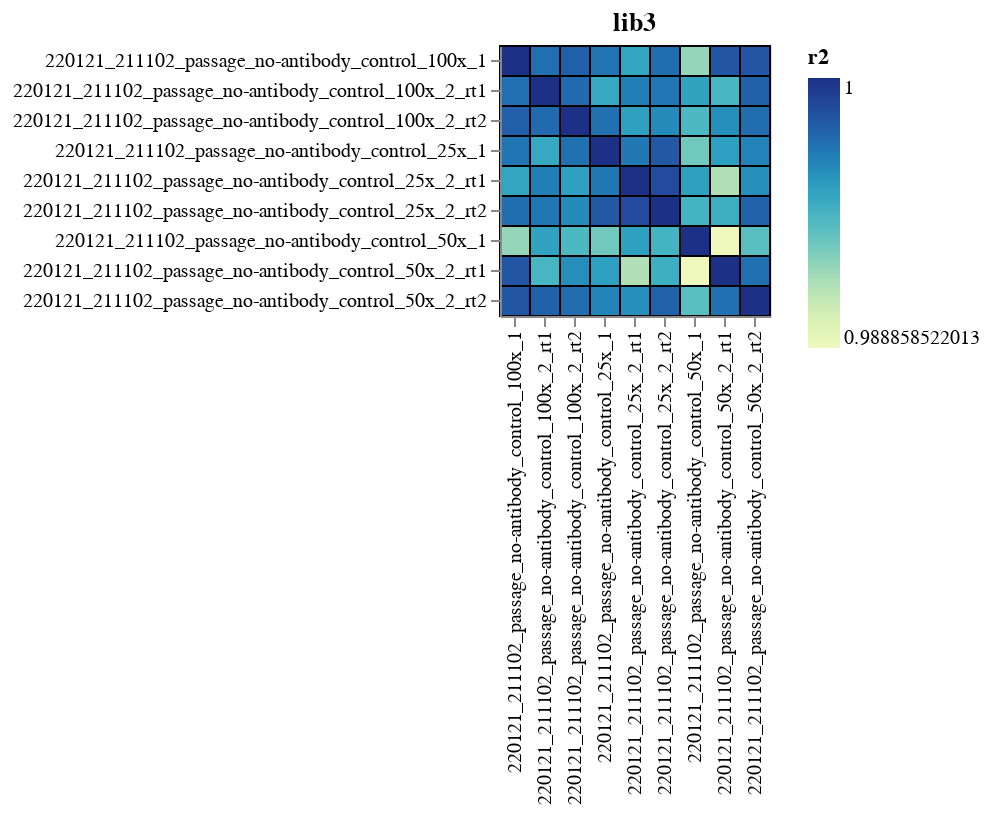

Write notebook code for a chart like this one.
### Markdown cell above
Plot on a log scale, to better resolve differences in pairwise correlations

### Code cell
corr_charts = []
for library, library_corr in corrs.groupby("library"):
    corr_chart = (
        alt.Chart(library_corr)
        .encode(
            alt.X("sample_1", title=None),
            alt.Y("sample_2", title=None),
            color=alt.Color("r2", scale=alt.Scale(type='log')),
            tooltip=[
                "library",
                "sample_1",
                "sample_2",
                alt.Tooltip("r2", format=".3f")
            ],
        )
        .mark_rect(stroke="black")
        .properties(width=alt.Step(15), height=alt.Step(15), title=library)
#         .add_selection(*selections)
    )
#     for selection in selections:
#         corr_chart = corr_chart.transform_filter(selection)
    corr_charts.append(corr_chart)

corr_chart = (
    alt.vconcat(*corr_charts)
    .configure_axis(labelLimit=500)

)

corr_chart

### Figure 1 — Vega-Lite specification as saved in the notebook (floating-point values rounded to 4 significant figures)
{"config": {"view": {"continuousWidth": 400, "continuousHeight": 300}, "axis": {"labelLimit": 500}}, "vconcat": [{"mark": {"type": "rect", "stroke": "black"}, "encoding": {"color": {"field": "r2", "scale": {"type": "log"}, "type": "quantitative"}, "tooltip": [{"field": "library", "type": "nominal"}, {"field": "sample_1", "type": "nominal"}, {"field": "sample_2", "type": "nominal"}, {"field": "r2", "format": ".3f", "type": "quantitative"}], "x": {"field": "sample_1", "title": null, "type": "nominal"}, "y": {"field": "sample_2", "title": null, "type": "nominal"}}, "height": {"step": 15}, "title": "lib3", "width": {"step": 15}}], "data": {"name": "data-7d004623b3990e3519ac4367f530f210"}, "$schema": "https://vega.github.io/schema/vega-lite/v4.17.0.json", "datasets": {"data-7d004623b3990e3519ac4367f530f210": [{"library": "lib3", "sample_1": "220121_211102_passage_no-antibody_control_100x_1", "sample_2": "220121_211102_passage_no-antibody_control_100x_1", "r2": 1.0, "equal": true, "antibody": "no antibody", "virus_batch": "211102_passage", "sample_type": "no-antibody_control", "date": 220121}, {"library": "lib3", "sample_1": "220121_211102_passage_no-antibody_control_100x_2_rt1", "sample_2": "220121_211102_passage_no-antibody_control_100x_1", "r2": 0.9973, "equal": true, "antibody": "no antibody", "virus_batch": "211102_passage", "sample_type": "no-antibody_control", "date": 220121}, {"library": "lib3", "sample_1": "220121_211102_passage_no-antibody_control_100x_2_rt2", "sample_2": "220121_211102_passage_no-antibody_control_100x_1", "r2": 0.9979, "equal": true, "antibody": "no antibody", "virus_batch": "211102_passage", "sample_type": "no-antibody_control", "date": 220121}, {"library": "lib3", "sample_1": "220121_211102_passage_no-antibody_control_25x_1", "sample_2": "220121_211102_passage_no-antibody_control_100x_1", "r2": 0.9971, "equal": true, "antibody": "no antibody", "virus_batch": "211102_passage", "sample_type": "no-antibody_control", "date": 220121}, {"library": "lib3", "sample_1": "220121_211102_passage_no-antibody_control_25x_2_rt1", "sample_2": "220121_211102_passage_no-antibody_control_100x_1", "r2": 0.9952, "equal": true, "antibody": "no antibody", "virus_batch": "211102_passage", "sample_type": "no-antibody_control", "date": 220121}, {"library": "lib3", "sample_1": "220121_211102_passage_no-antibody_control_25x_2_rt2", "sample_2": "220121_211102_passage_no-antibody_control_100x_1", "r2": 0.9974, "equal": true, "antibody": "no antibody", "virus_batch": "211102_passage", "sample_type": "no-antibody_control", "date": 220121}, {"library": "lib3", "sample_1": "220121_211102_passage_no-antibody_control_50x_1", "sample_2": "220121_211102_passage_no-antibody_control_100x_1", "r2": 0.9922, "equal": true, "antibody": "no antibody", "virus_batch": "211102_passage", "sample_type": "no-antibody_control", "date": 220121}, {"library": "lib3", "sample_1": "220121_211102_passage_no-antibody_control_50x_2_rt1", "sample_2": "220121_211102_passage_no-antibody_control_100x_1", "r2": 0.9983, "equal": true, "antibody": "no antibody", "virus_batch": "211102_passage", "sample_type": "no-antibody_control", "date": 220121}, {"library": "lib3", "sample_1": "220121_211102_passage_no-antibody_control_50x_2_rt2", "sample_2": "220121_211102_passage_no-antibody_control_100x_1", "r2": 0.9983, "equal": true, "antibody": "no antibody", "virus_batch": "211102_passage", "sample_type": "no-antibody_control", "date": 220121}, {"library": "lib3", "sample_1": "220121_211102_passage_no-antibody_control_100x_1", "sample_2": "220121_211102_passage_no-antibody_control_100x_2_rt1", "r2": 0.9973, "equal": true, "antibody": "no antibody", "virus_batch": "211102_passage", "sample_type": "no-antibody_control", "date": 220121}, {"library": "lib3", "sample_1": "220121_211102_passage_no-antibody_control_100x_2_rt1", "sample_2": "220121_211102_passage_no-antibody_control_100x_2_rt1", "r2": 1.0, "equal": true, "antibody": "no antibody", "virus_batch": "211102_passage", "sample_type": "no-antibody_control", "date": 220121}, {"library": "lib3", "sample_1": "220121_211102_passage_no-antibody_control_100x_2_rt2", "sample_2": "220121_211102_passage_no-antibody_control_100x_2_rt1", "r2": 0.9975, "equal": true, "antibody": "no antibody", "virus_batch": "211102_passage", "sample_type": "no-antibody_control", "date": 220121}, {"library": "lib3", "sample_1": "220121_211102_passage_no-antibody_control_25x_1", "sample_2": "220121_211102_passage_no-antibody_control_100x_2_rt1", "r2": 0.995, "equal": true, "antibody": "no antibody", "virus_batch": "211102_passage", "sample_type": "no-antibody_control", "date": 220121}, {"library": "lib3", "sample_1": "220121_211102_passage_no-antibody_control_25x_2_rt1", "sample_2": "220121_211102_passage_no-antibody_control_100x_2_rt1", "r2": 0.9968, "equal": true, "antibody": "no antibody", "virus_batch": "211102_passage", "sample_type": "no-antibody_control", "date": 220121}, {"library": "lib3", "sample_1": "220121_211102_passage_no-antibody_control_25x_2_rt2", "sample_2": "220121_211102_passage_no-antibody_control_100x_2_rt1", "r2": 0.997, "equal": true, "antibody": "no antibody", "virus_batch": "211102_passage", "sample_type": "no-antibody_control", "date": 220121}, {"library": "lib3", "sample_1": "220121_211102_passage_no-antibody_control_50x_1", "sample_2": "220121_211102_passage_no-antibody_control_100x_2_rt1", "r2": 0.9953, "equal": true, "antibody": "no antibody", "virus_batch": "211102_passage", "sample_type": "no-antibody_control", "date": 220121}, {"library": "lib3", "sample_1": "220121_211102_passage_no-antibody_control_50x_2_rt1", "sample_2": "220121_211102_passage_no-antibody_control_100x_2_rt1", "r2": 0.9943, "equal": true, "antibody": "no antibody", "virus_batch": "211102_passage", "sample_type": "no-antibody_control", "date": 220121}, {"library": "lib3", "sample_1": "220121_211102_passage_no-antibody_control_50x_2_rt2", "sample_2": "220121_211102_passage_no-antibody_control_100x_2_rt1", "r2": 0.9978, "equal": true, "antibody": "no antibody", "virus_batch": "211102_passage", "sample_type": "no-antibody_control", "date": 220121}, {"library": "lib3", "sample_1": "220121_211102_passage_no-antibody_control_100x_1", "sample_2": "220121_211102_passage_no-antibody_control_100x_2_rt2", "r2": 0.9979, "equal": true, "antibody": "no antibody", "virus_batch": "211102_passage", "sample_type": "no-antibody_control", "date": 220121}, {"library": "lib3", "sample_1": "220121_211102_passage_no-antibody_control_100x_2_rt1", "sample_2": "220121_211102_passage_no-antibody_control_100x_2_rt2", "r2": 0.9975, "equal": true, "antibody": "no antibody", "virus_batch": "211102_passage", "sample_type": "no-antibody_control", "date": 220121}, {"library": "lib3", "sample_1": "220121_211102_passage_no-antibody_control_100x_2_rt2", "sample_2": "220121_211102_passage_no-antibody_control_100x_2_rt2", "r2": 1.0, "equal": true, "antibody": "no antibody", "virus_batch": "211102_passage", "sample_type": "no-antibody_control", "date": 220121}, {"library": "lib3", "sample_1": "220121_211102_passage_no-antibody_control_25x_1", "sample_2": "220121_211102_passage_no-antibody_control_100x_2_rt2", "r2": 0.9973, "equal": true, "antibody": "no antibody", "virus_batch": "211102_passage", "sample_type": "no-antibody_control", "date": 220121}, {"library": "lib3", "sample_1": "220121_211102_passage_no-antibody_control_25x_2_rt1", "sample_2": "220121_211102_passage_no-antibody_control_100x_2_rt2", "r2": 0.9954, "equal": true, "antibody": "no antibody", "virus_batch": "211102_passage", "sample_type": "no-antibody_control", "date": 220121}, {"library": "lib3", "sample_1": "220121_211102_passage_no-antibody_control_25x_2_rt2", "sample_2": "220121_211102_passage_no-antibody_control_100x_2_rt2", "r2": 0.9963, "equal": true, "antibody": "no antibody", "virus_batch": "211102_passage", "sample_type": "no-antibody_control", "date": 220121}, {"library": "lib3", "sample_1": "220121_211102_passage_no-antibody_control_50x_1", "sample_2": "220121_211102_passage_no-antibody_control_100x_2_rt2", "r2": 0.9942, "equal": true, "antibody": "no antibody", "virus_batch": "211102_passage", "sample_type": "no-antibody_control", "date": 220121}, {"library": "lib3", "sample_1": "220121_211102_passage_no-antibody_control_50x_2_rt1", "sample_2": "220121_211102_passage_no-antibody_control_100x_2_rt2", "r2": 0.9962, "equal": true, "antibody": "no antibody", "virus_batch": "211102_passage", "sample_type": "no-antibody_control", "date": 220121}, {"library": "lib3", "sample_1": "220121_211102_passage_no-antibody_control_50x_2_rt2", "sample_2": "220121_211102_passage_no-antibody_control_100x_2_rt2", "r2": 0.9974, "equal": true, "antibody": "no antibody", "virus_batch": "211102_passage", "sample_type": "no-antibody_control", "date": 220121}, {"library": "lib3", "sample_1": "220121_211102_passage_no-antibody_control_100x_1", "sample_2": "220121_211102_passage_no-antibody_control_25x_1", "r2": 0.9971, "equal": true, "antibody": "no antibody", "virus_batch": "211102_passage", "sample_type": "no-antibody_control", "date": 220121}, {"library": "lib3", "sample_1": "220121_211102_passage_no-antibody_control_100x_2_rt1", "sample_2": "220121_211102_passage_no-antibody_control_25x_1", "r2": 0.995, "equal": true, "antibody": "no antibody", "virus_batch": "211102_passage", "sample_type": "no-antibody_control", "date": 220121}, {"library": "lib3", "sample_1": "220121_211102_passage_no-antibody_control_100x_2_rt2", "sample_2": "220121_211102_passage_no-antibody_control_25x_1", "r2": 0.9973, "equal": true, "antibody": "no antibody", "virus_batch": "211102_passage", "sample_type": "no-antibody_control", "date": 220121}, {"library": "lib3", "sample_1": "220121_211102_passage_no-antibody_control_25x_1", "sample_2": "220121_211102_passage_no-antibody_control_25x_1", "r2": 1.0, "equal": true, "antibody": "no antibody", "virus_batch": "211102_passage", "sample_type": "no-antibody_control", "date": 220121}, {"library": "lib3", "sample_1": "220121_211102_passage_no-antibody_control_25x_2_rt1", "sample_2": "220121_211102_passage_no-antibody_control_25x_1", "r2": 0.997, "equal": true, "antibody": "no antibody", "virus_batch": "211102_passage", "sample_type": "no-antibody_control", "date": 220121}, {"library": "lib3", "sample_1": "220121_211102_passage_no-antibody_control_25x_2_rt2", "sample_2": "220121_211102_passage_no-antibody_control_25x_1", "r2": 0.9982, "equal": true, "antibody": "no antibody", "virus_batch": "211102_passage", "sample_type": "no-antibody_control", "date": 220121}, {"library": "lib3", "sample_1": "220121_211102_passage_no-antibody_control_50x_1", "sample_2": "220121_211102_passage_no-antibody_control_25x_1", "r2": 0.9931, "equal": true, "antibody": "no antibody", "virus_batch": "211102_passage", "sample_type": "no-antibody_control", "date": 220121}, {"library": "lib3", "sample_1": "220121_211102_passage_no-antibody_control_50x_2_rt1", "sample_2": "220121_211102_passage_no-antibody_control_25x_1", "r2": 0.9955, "equal": true, "antibody": "no antibody", "virus_batch": "211102_passage", "sample_type": "no-antibody_control", "date": 220121}, {"library": "lib3", "sample_1": "220121_211102_passage_no-antibody_control_50x_2_rt2", "sample_2": "220121_211102_passage_no-antibody_control_25x_1", "r2": 0.9966, "equal": true, "antibody": "no antibody", "virus_batch": "211102_passage", "sample_type": "no-antibody_control", "date": 220121}, {"library": "lib3", "sample_1": "220121_211102_passage_no-antibody_control_100x_1", "sample_2": "220121_211102_passage_no-antibody_control_25x_2_rt1", "r2": 0.9952, "equal": true, "antibody": "no antibody", "virus_batch": "211102_passage", "sample_type": "no-antibody_control", "date": 220121}, {"library": "lib3", "sample_1": "220121_211102_passage_no-antibody_control_100x_2_rt1", "sample_2": "220121_211102_passage_no-antibody_control_25x_2_rt1", "r2": 0.9968, "equal": true, "antibody": "no antibody", "virus_batch": "211102_passage", "sample_type": "no-antibody_control", "date": 220121}, {"library": "lib3", "sample_1": "220121_211102_passage_no-antibody_control_100x_2_rt2", "sample_2": "220121_211102_passage_no-antibody_control_25x_2_rt1", "r2": 0.9954, "equal": true, "antibody": "no antibody", "virus_batch": "211102_passage", "sample_type": "no-antibody_control", "date": 220121}, {"library": "lib3", "sample_1": "220121_211102_passage_no-antibody_control_25x_1", "sample_2": "220121_211102_passage_no-antibody_control_25x_2_rt1", "r2": 0.997, "equal": true, "antibody": "no antibody", "virus_batch": "211102_passage", "sample_type": "no-antibody_control", "date": 220121}, {"library": "lib3", "sample_1": "220121_211102_passage_no-antibody_control_25x_2_rt1", "sample_2": "220121_211102_passage_no-antibody_control_25x_2_rt1", "r2": 1.0, "equal": true, "antibody": "no antibody", "virus_batch": "211102_passage", "sample_type": "no-antibody_control", "date": 220121}, {"library": "lib3", "sample_1": "220121_211102_passage_no-antibody_control_25x_2_rt2", "sample_2": "220121_211102_passage_no-antibody_control_25x_2_rt1", "r2": 0.9988, "equal": true, "antibody": "no antibody", "virus_batch": "211102_passage", "sample_type": "no-antibody_control", "date": 220121}, {"library": "lib3", "sample_1": "220121_211102_passage_no-antibody_control_50x_1", "sample_2": "220121_211102_passage_no-antibody_control_25x_2_rt1", "r2": 0.9954, "equal": true, "antibody": "no antibody", "virus_batch": "211102_passage", "sample_type": "no-antibody_control", "date": 220121}, {"library": "lib3", "sample_1": "220121_211102_passage_no-antibody_control_50x_2_rt1", "sample_2": "220121_211102_passage_no-antibody_control_25x_2_rt1", "r2": 0.9914, "equal": true, "antibody": "no antibody", "virus_batch": "211102_passage", "sample_type": "no-antibody_control", "date": 220121}, {"library": "lib3", "sample_1": "220121_211102_passage_no-antibody_control_50x_2_rt2", "sample_2": "220121_211102_passage_no-antibody_control_25x_2_rt1", "r2": 0.9961, "equal": true, "antibody": "no antibody", "virus_batch": "211102_passage", "sample_type": "no-antibody_control", "date": 220121}, {"library": "lib3", "sample_1": "220121_211102_passage_no-antibody_control_100x_1", "sample_2": "220121_211102_passage_no-antibody_control_25x_2_rt2", "r2": 0.9974, "equal": true, "antibody": "no antibody", "virus_batch": "211102_passage", "sample_type": "no-antibody_control", "date": 220121}, {"library": "lib3", "sample_1": "220121_211102_passage_no-antibody_control_100x_2_rt1", "sample_2": "220121_211102_passage_no-antibody_control_25x_2_rt2", "r2": 0.997, "equal": true, "antibody": "no antibody", "virus_batch": "211102_passage", "sample_type": "no-antibody_control", "date": 220121}, {"library": "lib3", "sample_1": "220121_211102_passage_no-antibody_control_100x_2_rt2", "sample_2": "220121_211102_passage_no-antibody_control_25x_2_rt2", "r2": 0.9963, "equal": true, "antibody": "no antibody", "virus_batch": "211102_passage", "sample_type": "no-antibody_control", "date": 220121}, {"library": "lib3", "sample_1": "220121_211102_passage_no-antibody_control_25x_1", "sample_2": "220121_211102_passage_no-antibody_control_25x_2_rt2", "r2": 0.9982, "equal": true, "antibody": "no antibody", "virus_batch": "211102_passage", "sample_type": "no-antibody_control", "date": 220121}, {"library": "lib3", "sample_1": "220121_211102_passage_no-antibody_control_25x_2_rt1", "sample_2": "220121_211102_passage_no-antibody_control_25x_2_rt2", "r2": 0.9988, "equal": true, "antibody": "no antibody", "virus_batch": "211102_passage", "sample_type": "no-antibody_control", "date": 220121}, {"library": "lib3", "sample_1": "220121_211102_passage_no-antibody_control_25x_2_rt2", "sample_2": "220121_211102_passage_no-antibody_control_25x_2_rt2", "r2": 1.0, "equal": true, "antibody": "no antibody", "virus_batch": "211102_passage", "sample_type": "no-antibody_control", "date": 220121}, {"library": "lib3", "sample_1": "220121_211102_passage_no-antibody_control_50x_1", "sample_2": "220121_211102_passage_no-antibody_control_25x_2_rt2", "r2": 0.9944, "equal": true, "antibody": "no antibody", "virus_batch": "211102_passage", "sample_type": "no-antibody_control", "date": 220121}, {"library": "lib3", "sample_1": "220121_211102_passage_no-antibody_control_50x_2_rt1", "sample_2": "220121_211102_passage_no-antibody_control_25x_2_rt2", "r2": 0.9947, "equal": true, "antibody": "no antibody", "virus_batch": "211102_passage", "sample_type": "no-antibody_control", "date": 220121}, {"library": "lib3", "sample_1": "220121_211102_passage_no-antibody_control_50x_2_rt2", "sample_2": "220121_211102_passage_no-antibody_control_25x_2_rt2", "r2": 0.9978, "equal": true, "antibody": "no antibody", "virus_batch": "211102_passage", "sample_type": "no-antibody_control", "date": 220121}, {"library": "lib3", "sample_1": "220121_211102_passage_no-antibody_control_100x_1", "sample_2": "220121_211102_passage_no-antibody_control_50x_1", "r2": 0.9922, "equal": true, "antibody": "no antibody", "virus_batch": "211102_passage", "sample_type": "no-antibody_control", "date": 220121}, {"library": "lib3", "sample_1": "220121_211102_passage_no-antibody_control_100x_2_rt1", "sample_2": "220121_211102_passage_no-antibody_control_50x_1", "r2": 0.9953, "equal": true, "antibody": "no antibody", "virus_batch": "211102_passage", "sample_type": "no-antibody_control", "date": 220121}, {"library": "lib3", "sample_1": "220121_211102_passage_no-antibody_control_100x_2_rt2", "sample_2": "220121_211102_passage_no-antibody_control_50x_1", "r2": 0.9942, "equal": true, "antibody": "no antibody", "virus_batch": "211102_passage", "sample_type": "no-antibody_control", "date": 220121}, {"library": "lib3", "sample_1": "220121_211102_passage_no-antibody_control_25x_1", "sample_2": "220121_211102_passage_no-antibody_control_50x_1", "r2": 0.9931, "equal": true, "antibody": "no antibody", "virus_batch": "211102_passage", "sample_type": "no-antibody_control", "date": 220121}, {"library": "lib3", "sample_1": "220121_211102_passage_no-antibody_control_25x_2_rt1", "sample_2": "220121_211102_passage_no-antibody_control_50x_1", "r2": 0.9954, "equal": true, "antibody": "no antibody", "virus_batch": "211102_passage", "sample_type": "no-antibody_control", "date": 220121}, {"library": "lib3", "sample_1": "220121_211102_passage_no-antibody_control_25x_2_rt2", "sample_2": "220121_211102_passage_no-antibody_control_50x_1", "r2": 0.9944, "equal": true, "antibody": "no antibody", "virus_batch": "211102_passage", "sample_type": "no-antibody_control", "date": 220121}, {"library": "lib3", "sample_1": "220121_211102_passage_no-antibody_control_50x_1", "sample_2": "220121_211102_passage_no-antibody_control_50x_1", "r2": 1.0, "equal": true, "antibody": "no antibody", "virus_batch": "211102_passage", "sample_type": "no-antibody_control", "date": 220121}, {"library": "lib3", "sample_1": "220121_211102_passage_no-antibody_control_50x_2_rt1", "sample_2": "220121_211102_passage_no-antibody_control_50x_1", "r2": 0.9889, "equal": true, "antibody": "no antibody", "virus_batch": "211102_passage", "sample_type": "no-antibody_control", "date": 220121}, {"library": "lib3", "sample_1": "220121_211102_passage_no-antibody_control_50x_2_rt2", "sample_2": "220121_211102_passage_no-antibody_control_50x_1", "r2": 0.9938, "equal": true, "antibody": "no antibody", "virus_batch": "211102_passage", "sample_type": "no-antibody_control", "date": 220121}, {"library": "lib3", "sample_1": "220121_211102_passage_no-antibody_control_100x_1", "sample_2": "220121_211102_passage_no-antibody_control_50x_2_rt1", "r2": 0.9983, "equal": true, "antibody": "no antibody", "virus_batch": "211102_passage", "sample_type": "no-antibody_control", "date": 220121}, {"library": "lib3", "sample_1": "220121_211102_passage_no-antibody_control_100x_2_rt1", "sample_2": "220121_211102_passage_no-antibody_control_50x_2_rt1", "r2": 0.9943, "equal": true, "antibody": "no antibody", "virus_batch": "211102_passage", "sample_type": "no-antibody_control", "date": 220121}, {"library": "lib3", "sample_1": "220121_211102_passage_no-antibody_control_100x_2_rt2", "sample_2": "220121_211102_passage_no-antibody_control_50x_2_rt1", "r2": 0.9962, "equal": true, "antibody": "no antibody", "virus_batch": "211102_passage", "sample_type": "no-antibody_control", "date": 220121}, {"library": "lib3", "sample_1": "220121_211102_passage_no-antibody_control_25x_1", "sample_2": "220121_211102_passage_no-antibody_control_50x_2_rt1", "r2": 0.9955, "equal": true, "antibody": "no antibody", "virus_batch": "211102_passage", "sample_type": "no-antibody_control", "date": 220121}, {"library": "lib3", "sample_1": "220121_211102_passage_no-antibody_control_25x_2_rt1", "sample_2": "220121_211102_passage_no-antibody_control_50x_2_rt1", "r2": 0.9914, "equal": true, "antibody": "no antibody", "virus_batch": "211102_passage", "sample_type": "no-antibody_control", "date": 220121}, {"library": "lib3", "sample_1": "220121_211102_passage_no-antibody_control_25x_2_rt2", "sample_2": "220121_211102_passage_no-antibody_control_50x_2_rt1", "r2": 0.9947, "equal": true, "antibody": "no antibody", "virus_batch": "211102_passage", "sample_type": "no-antibody_control", "date": 220121}, {"library": "lib3", "sample_1": "220121_211102_passage_no-antibody_control_50x_1", "sample_2": "220121_211102_passage_no-antibody_control_50x_2_rt1", "r2": 0.9889, "equal": true, "antibody": "no antibody", "virus_batch": "211102_passage", "sample_type": "no-antibody_control", "date": 220121}, {"library": "lib3", "sample_1": "220121_211102_passage_no-antibody_control_50x_2_rt1", "sample_2": "220121_211102_passage_no-antibody_control_50x_2_rt1", "r2": 1.0, "equal": true, "antibody": "no antibody", "virus_batch": "211102_passage", "sample_type": "no-antibody_control", "date": 220121}, {"library": "lib3", "sample_1": "220121_211102_passage_no-antibody_control_50x_2_rt2", "sample_2": "220121_211102_passage_no-antibody_control_50x_2_rt1", "r2": 0.9973, "equal": true, "antibody": "no antibody", "virus_batch": "211102_passage", "sample_type": "no-antibody_control", "date": 220121}, {"library": "lib3", "sample_1": "220121_211102_passage_no-antibody_control_100x_1", "sample_2": "220121_211102_passage_no-antibody_control_50x_2_rt2", "r2": 0.9983, "equal": true, "antibody": "no antibody", "virus_batch": "211102_passage", "sample_type": "no-antibody_control", "date": 220121}, {"library": "lib3", "sample_1": "220121_211102_passage_no-antibody_control_100x_2_rt1", "sample_2": "220121_211102_passage_no-antibody_control_50x_2_rt2", "r2": 0.9978, "equal": true, "antibody": "no antibody", "virus_batch": "211102_passage", "sample_type": "no-antibody_control", "date": 220121}, {"library": "lib3", "sample_1": "220121_211102_passage_no-antibody_control_100x_2_rt2", "sample_2": "220121_211102_passage_no-antibody_control_50x_2_rt2", "r2": 0.9974, "equal": true, "antibody": "no antibody", "virus_batch": "211102_passage", "sample_type": "no-antibody_control", "date": 220121}, {"library": "lib3", "sample_1": "220121_211102_passage_no-antibody_control_25x_1", "sample_2": "220121_211102_passage_no-antibody_control_50x_2_rt2", "r2": 0.9966, "equal": true, "antibody": "no antibody", "virus_batch": "211102_passage", "sample_type": "no-antibody_control", "date": 220121}, {"library": "lib3", "sample_1": "220121_211102_passage_no-antibody_control_25x_2_rt1", "sample_2": "220121_211102_passage_no-antibody_control_50x_2_rt2", "r2": 0.9961, "equal": true, "antibody": "no antibody", "virus_batch": "211102_passage", "sample_type": "no-antibody_control", "date": 220121}, {"library": "lib3", "sample_1": "220121_211102_passage_no-antibody_control_25x_2_rt2", "sample_2": "220121_211102_passage_no-antibody_control_50x_2_rt2", "r2": 0.9978, "equal": true, "antibody": "no antibody", "virus_batch": "211102_passage", "sample_type": "no-antibody_control", "date": 220121}, {"library": "lib3", "sample_1": "220121_211102_passage_no-antibody_control_50x_1", "sample_2": "220121_211102_passage_no-antibody_control_50x_2_rt2", "r2": 0.9938, "equal": true, "antibody": "no antibody", "virus_batch": "211102_passage", "sample_type": "no-antibody_control", "date": 220121}, {"library": "lib3", "sample_1": "220121_211102_passage_no-antibody_control_50x_2_rt1", "sample_2": "220121_211102_passage_no-antibody_control_50x_2_rt2", "r2": 0.9973, "equal": true, "antibody": "no antibody", "virus_batch": "211102_passage", "sample_type": "no-antibody_control", "date": 220121}, {"library": "lib3", "sample_1": "220121_211102_passage_no-antibody_control_50x_2_rt2", "sample_2": "220121_211102_passage_no-antibody_control_50x_2_rt2", "r2": 1.0, "equal": true, "antibody": "no antibody", "virus_batch": "211102_passage", "sample_type": "no-antibody_control", "date": 220121}]}}
